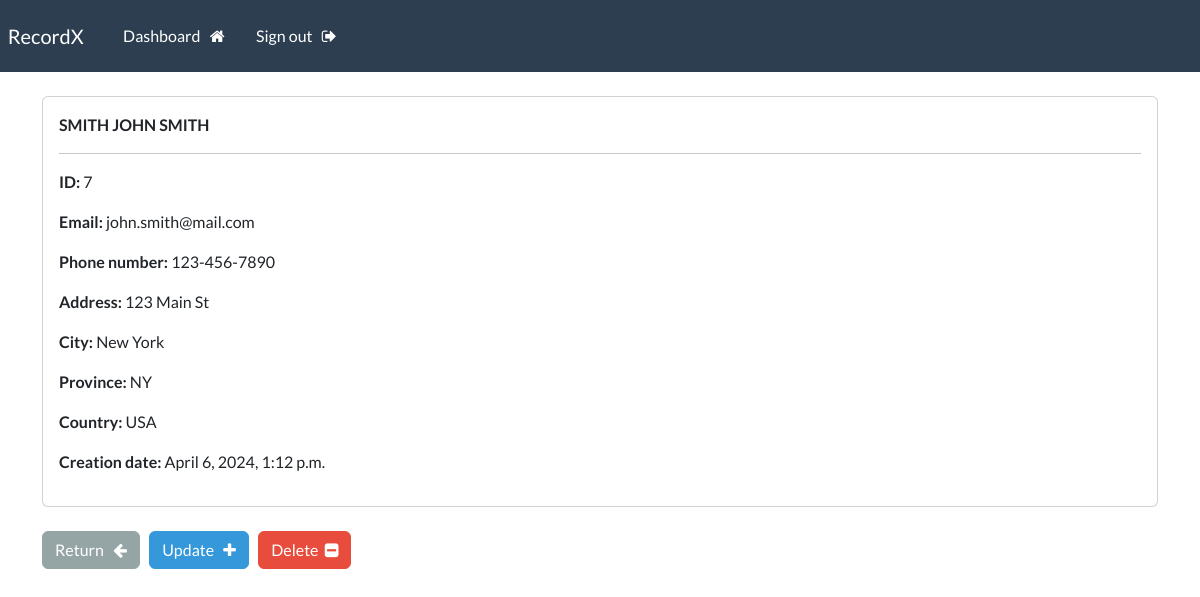
Page /record/7 (signed in) on the committed database.
### myapp/models.py (models this page shows, shortened)
class Record(models.Model):
    creation_date = models.DateTimeField(auto_now_add=True)
    first_name = models.CharField(max_length=100)
    last_name = models.CharField(max_length=100)
    email = models.CharField(max_length=255)
    phone = models.CharField(max_length=20)
    address = models.CharField(max_length=300)
    city = models.CharField(max_length=255)
    province = models.CharField(max_length=200)
    country = models.CharField(max_length=125)
    objects = models.Manager()

### myapp/views.py (the view)
# urls.py: path('record/<int:pk>', views.singular_record, name="record"),
@login_required(login_url='login')
def singular_record(request, pk):
    all_records = Record.objects.get(id=pk)
    context = {'record':all_records}
    return render(request, 'myapp/view.html', context=context)

### myapp/templates/myapp/view.html (shortened to what this page needs)
{% extends 'myapp/base.html' %}
{% block content %}
    <div class="card">
        <div class="card-body">
            <strong>
                {{record.last_name|upper}}
                {{record.first_name|upper}}
            </strong>
            <hr>
            <p> <strong> ID: </strong> {{record.id}} </p>
            <p> <strong> Email: </strong> {{record.email}} </p>
            <p> <strong> Phone number: </strong> {{record.phone}} </p>
            <p> <strong> Address: </strong> {{record.address}} </p>
            <p> <strong> City: </strong> {{record.city}} </p>
            <p> <strong> Province: </strong> {{record.province}} </p>
            <p> <strong> Country: </strong> {{record.country}} </p>
            <p> <strong> Creation date: </strong> {{record.creation_date}} </p>
        </div>
    </div>
    <br>
    <a href="{% url 'dashboard' %}" class="btn btn-secondary"> Return &nbsp; <i class="fa fa-arrow-left" aria-hidden="true"></i> </a>
    <a href="{% url 'update' record.id %}" class="btn btn-info"> Update &nbsp; <i class="fa fa-plus" aria-hidden="true"></i> </a>
    <a href="{% url 'delete' record.id %}" class="btn btn-danger"> Delete &nbsp;<i class="fa fa-minus-square" aria-hidden="true"></i> </a>
{% endblock %}

### rows in the picture
Record: last_name "SMITH", first_name "JOHN SMITH", id "7", email "john.smith@mail.com", phone "123-456-7890", address "123 Main St", city "New York", province "NY", country "USA", creation_date "April 6, 2024, 1:12 p.m."
